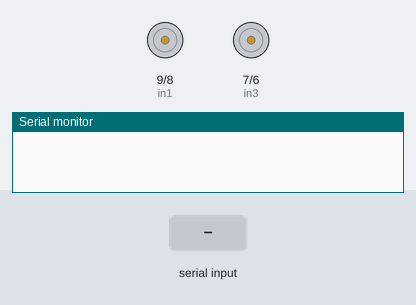
Bench run of a sketch on a simulated Arduino Uno, built with avr-gcc and run on an emulated ATmega328P. Parts: motor-driver pin pairs drawn as motors (green arrow = first pin HIGH = forward, orange = second pin HIGH = backward, longer = more drive, scaled by the enable pin), the last lines printed to the serial monitor. The inputs (shaded band) are chosen by the test bench.

Above: at 1.2 s.
1.3 s: "b" received over the second serial link
At 2.3 s:
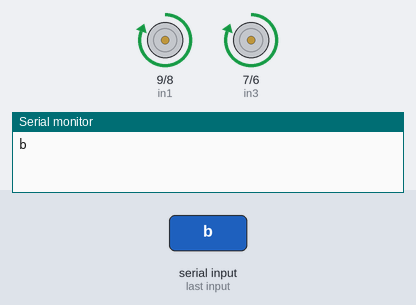
2.8 s: "s" received over the second serial link
At 3.5 s:
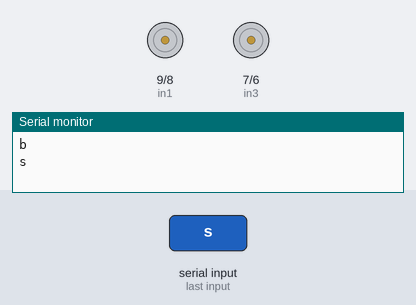
4.3 s: "f" received over the second serial link
At 4.6 s:
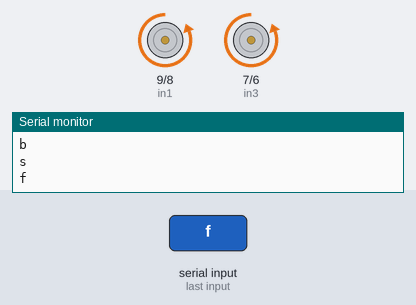
5.8 s: "l" received over the second serial link
At 7.0 s:
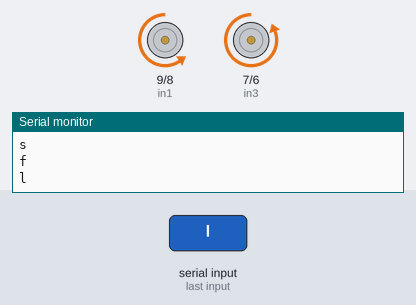
7.3 s: "r" received over the second serial link
At 8.1 s:
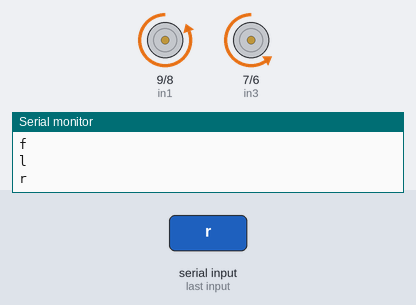
8.8 s: "s" received over the second serial link
At 9.2 s:
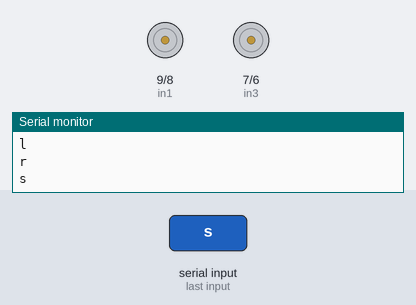
Timing chart, 0 to 11.3 s (numbered marks = the images above; inputs shaded):
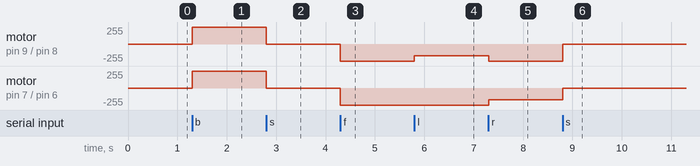

Measured:
- after the input at 1.3 s, motor on pin 9 (in1) / pin 8 (in2), motor on pin 7 (in3) / pin 6 (in4): stopped → forward 255/255 at once
- after the input at 2.8 s, motor on pin 9 (in1) / pin 8 (in2), motor on pin 7 (in3) / pin 6 (in4): forward 255/255 → stopped at once
- after the input at 4.3 s, motor on pin 9 (in1) / pin 8 (in2), motor on pin 7 (in3) / pin 6 (in4): stopped → backward 255/255 at once
- after the input at 5.8 s, motor on pin 9 (in1) / pin 8 (in2): backward 255/255 → backward 175/255 at once
- after the input at 7.3 s, motor on pin 9 (in1) / pin 8 (in2): backward 175/255 → backward 255/255 at once; motor on pin 7 (in3) / pin 6 (in4): backward 255/255 → backward 175/255 at once
- after the input at 8.8 s, motor on pin 9 (in1) / pin 8 (in2): backward 255/255 → stopped at once; motor on pin 7 (in3) / pin 6 (in4): backward 175/255 → stopped at once

The sketch:

Arduino_Motor.ino
```cpp
#include <SoftwareSerial.h>
int enA = 10;
int in1 = 9;
int in2 = 8;
// motor two
int enB = 5;
int in3 = 7;
int in4 = 6;
int Rx = 12;
int Tx = 13;
char rev;
SoftwareSerial blueToothSerial(Rx, Tx);


void setup(void){
  Serial.begin(9600);
  blueToothSerial.begin(9600);
  pinMode(enA, OUTPUT);
  pinMode(enB, OUTPUT);
  pinMode(in1, OUTPUT);
  pinMode(in2, OUTPUT);
  pinMode(in3, OUTPUT);
  pinMode(in4, OUTPUT);
}

void backward()
{
  // turn on motor A
  digitalWrite(in1, HIGH);
  digitalWrite(in2, LOW);
  analogWrite(enA, 255);
  // turn on motor B
  digitalWrite(in3, HIGH);
  digitalWrite(in4, LOW);
  // set speed to 200 out of possible range 0~255
  analogWrite(enB, 255);
}

void forward()
{
  digitalWrite(in1, LOW);
  digitalWrite(in2, HIGH);
  analogWrite(enA, 255);
  digitalWrite(in3, LOW);
  digitalWrite(in4, HIGH);
  analogWrite(enB, 255);
}

void leftward()
{
  digitalWrite(in1, LOW);
  digitalWrite(in2, HIGH);
  analogWrite(enA, 175);
  digitalWrite(in3, LOW);
  digitalWrite(in4, HIGH);
  analogWrite(enB, 255);
}

void rightward()
{
  digitalWrite(in1, LOW);
  digitalWrite(in2, HIGH);
  analogWrite(enA, 255);
  digitalWrite(in3, LOW);
  digitalWrite(in4, HIGH);
  analogWrite(enB, 175);
}
void stop_move()

{
   analogWrite(enA, 0);
   analogWrite(enB, 0);
}


void loop()
{

  if(blueToothSerial.available())
  {
      rev = blueToothSerial.read();
      Serial.println(rev);
      blueToothSerial.write(rev);
      if(rev == 's')
      {
        stop_move();
      }
      if(rev =='b')
      {
        backward();
        delay(1000);
      }
       if(rev =='f')
      {
        forward();
        delay(1000);
      }
      if(rev =='l')
      {
        leftward();
        delay(1000);
      }
       if(rev =='r')
      {
        rightward();
        delay(1000);
      }
  }
}
```
